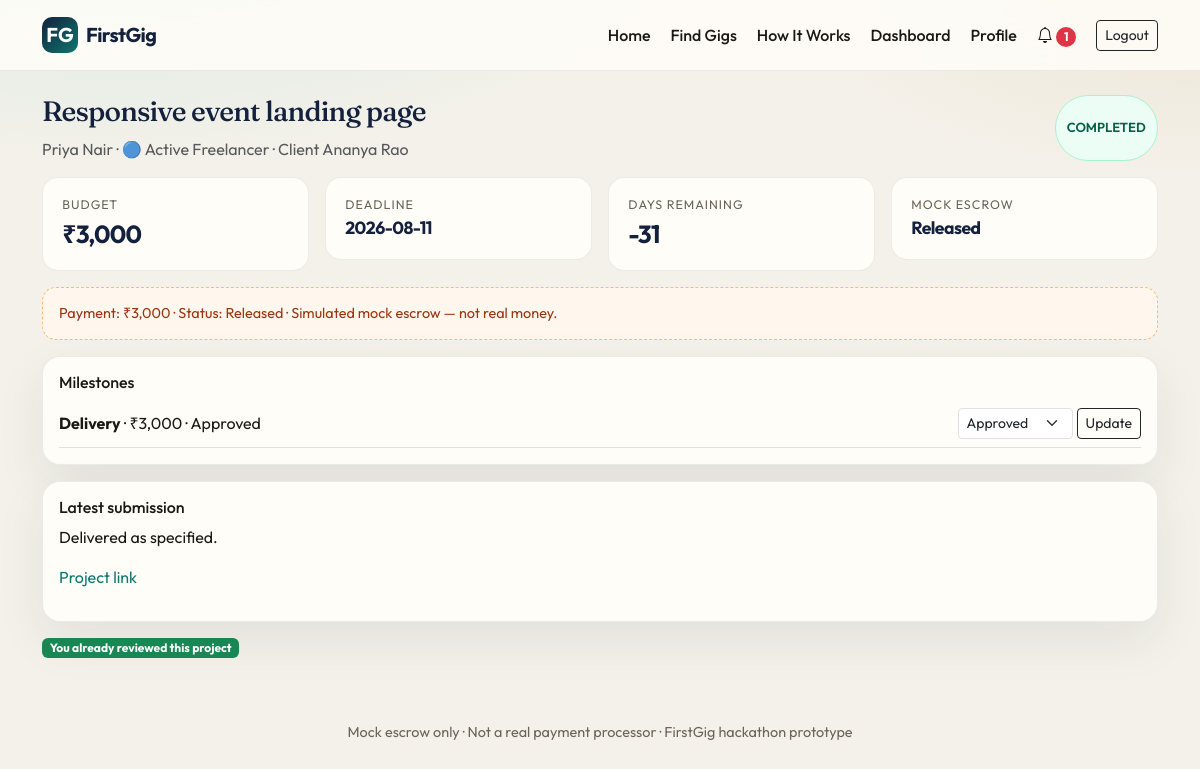
/projects/1 (signed in), run on the app's committed database.
### FIRSTGIG/models.py (models this page shows, shortened)
class Gig(db.Model):
    __tablename__ = "gigs"
    id = db.Column(db.Integer, primary_key=True)
    client_id = db.Column(db.Integer, db.ForeignKey("users.id"), nullable=False)
    title = db.Column(db.String(200), nullable=False)
    description = db.Column(db.Text, nullable=False)
    category = db.Column(db.String(80), nullable=False)
    required_skills = db.Column(db.Text, default="")
    budget = db.Column(db.Integer, nullable=False)
    deadline = db.Column(db.Date, nullable=False)
    difficulty = db.Column(db.String(20), default="Beginner")  # Beginner | Intermediate | Advanced
    status = db.Column(db.String(30), default="OPEN")  # OPEN | APPLIED | ASSIGNED | CLOSED | REMOVED
    requirements = db.Column(db.Text, default="")
    milestone_count = db.Column(db.Integer, default=1)
    created_at = db.Column(db.DateTime, default=datetime.utcnow)
    client = db.relationship("User", foreign_keys=[client_id])
    applications = db.relationship("Application", backref="gig", lazy="dynamic", cascade="all, delete-orphan")
    project = db.relationship("Project", backref="gig", uselist=False)

class User(UserMixin, db.Model):
    __tablename__ = "users"
    id = db.Column(db.Integer, primary_key=True)
    name = db.Column(db.String(120), nullable=False)
    email = db.Column(db.String(180), unique=True, nullable=False, index=True)
    password_hash = db.Column(db.String(255), nullable=False)
    role = db.Column(db.String(20), nullable=False, index=True)  # student | client | admin
    is_active_account = db.Column(db.Boolean, default=True)
    created_at = db.Column(db.DateTime, default=datetime.utcnow)
    student_profile = db.relationship("StudentProfile", backref="user", uselist=False, cascade="all, delete-orphan")
    client_profile = db.relationship("ClientProfile", backref="user", uselist=False, cascade="all, delete-orphan")
    notifications = db.relationship("Notification", backref="user", lazy="dynamic", cascade="all, delete-orphan")
    def is_student(self):
        return self.role == "student"
    def is_client(self):
        return self.role == "client"
    def is_admin(self):
        return self.role == "admin"
    @property
    def is_active(self):
        return bool(self.is_active_account)

class Project(db.Model):
    __tablename__ = "projects"
    id = db.Column(db.Integer, primary_key=True)
    gig_id = db.Column(db.Integer, db.ForeignKey("gigs.id"), nullable=False)
    client_id = db.Column(db.Integer, db.ForeignKey("users.id"), nullable=False)
    student_id = db.Column(db.Integer, db.ForeignKey("users.id"), nullable=False)
    budget = db.Column(db.Integer, nullable=False)
    start_date = db.Column(db.Date, default=date.today)
    deadline = db.Column(db.Date, nullable=False)
    status = db.Column(db.String(30), default="IN_PROGRESS")
    created_at = db.Column(db.DateTime, default=datetime.utcnow)
    completed_at = db.Column(db.DateTime)
    submission_message = db.Column(db.Text)
    submission_link = db.Column(db.String(400))
    submission_file = db.Column(db.String(255))
    submitted_at = db.Column(db.DateTime)
    change_request = db.Column(db.Text)
    student_explanation = db.Column(db.Text)
    client = db.relationship("User", foreign_keys=[client_id])
    student = db.relationship("User", foreign_keys=[student_id])
    milestones = db.relationship("Milestone", backref="project", cascade="all, delete-orphan", order_by="Milestone.id")
    payment = db.relationship("Payment", backref="project", uselist=False, cascade="all, delete-orphan")
    reviews = db.relationship("Review", backref="project", cascade="all, delete-orphan")
    disputes = db.relationship("Dispute", backref="project", cascade="all, delete-orphan")
    def days_remaining(self):
        if not self.deadline:
            return 0
        return (self.deadline - date.today()).days
    def deadline_tone(self):
        days = self.days_remaining()
        if self.status in ("COMPLETED", "REFUNDED", "CANCELLED"):
            return "done"
        if days < 0:
            return "overdue"
        if days <= 2:
            return "soon"
        return "ok"
    def is_participant(self, user_id):
        return user_id in (self.client_id, self.student_id)

class Payment(db.Model):
    __tablename__ = "payments"
    id = db.Column(db.Integer, primary_key=True)
    project_id = db.Column(db.Integer, db.ForeignKey("projects.id"), nullable=False)
    amount = db.Column(db.Integer, nullable=False)
    status = db.Column(db.String(30), default="Held")  # Pending | Held | Released | Refund Requested | Refunded
    created_at = db.Column(db.DateTime, default=datetime.utcnow)
    released_at = db.Column(db.DateTime)
    refunded_at = db.Column(db.DateTime)
    note = db.Column(db.String(255), default="Simulated mock escrow — not real money")

class Milestone(db.Model):
    __tablename__ = "milestones"
    id = db.Column(db.Integer, primary_key=True)
    project_id = db.Column(db.Integer, db.ForeignKey("projects.id"), nullable=False)
    title = db.Column(db.String(160), nullable=False)
    description = db.Column(db.Text, default="")
    amount = db.Column(db.Integer, nullable=False)
    deadline = db.Column(db.Date)
    status = db.Column(db.String(20), default="Pending")  # Pending | In Progress | Submitted | Approved

### FIRSTGIG/routes/projects.py (the view)
@projects_bp.route("/projects/<int:project_id>")
@login_required
def detail(project_id):
    project = Project.query.get_or_404(project_id)
    if not current_user.is_admin() and not project.is_participant(current_user.id):
        flash("You do not have access to this project.", "danger")
        return redirect(url_for("projects.list_projects"))
    my_review = Review.query.filter_by(project_id=project.id, reviewer_id=current_user.id).first()
    can_review = project.status == "COMPLETED" and project.is_participant(current_user.id) and not my_review
    portfolio_item = None
    if current_user.is_student() and current_user.student_profile:
        portfolio_item = Portfolio.query.filter_by(project_id=project.id, student_id=current_user.student_profile.id).first()
    student_level = level_for_completed(project.student.student_profile.completed_gigs if project.student.student_profile else 0)
    open_dispute = Dispute.query.filter_by(project_id=project.id).filter(Dispute.status != "Resolved").first()
    return render_template(
        "projects/detail.html",
        project=project,
        can_review=can_review,
        my_review=my_review,
        portfolio_item=portfolio_item,
        student_level=student_level,
        open_dispute=open_dispute,
    )

### FIRSTGIG/services/level_service.py (called while the page is built)
def level_for_completed(completed):
    completed = completed or 0
    for i, level in enumerate(LEVELS):
        if level["min"] <= completed <= level["max"]:
            nxt = LEVELS[i + 1] if i + 1 < len(LEVELS) else None
            toward = nxt["min"] if nxt else completed
            return {
                **level,
                "index": i,
                "completed": completed,
                "next_name": nxt["name"] if nxt else None,
                "next_icon": nxt["icon"] if nxt else None,
                "toward": toward,
                "progress_pct": 100 if not nxt else min(100, int((completed / toward) * 100) if toward else 100),
            }
    return {**LEVELS[-1], "index": len(LEVELS) - 1, "completed": completed, "next_name": None, "toward": completed, "progress_pct": 100}

### FIRSTGIG/services/notify.py (called while the page is built)
def mark_overdue_projects():
    open_statuses = ("IN_PROGRESS", "ASSIGNED", "SUBMITTED")
    projects = Project.query.filter(Project.status.in_(open_statuses)).all()
    changed = 0
    for p in projects:
        if p.deadline and p.deadline < datetime.utcnow().date():
            if p.status != "OVERDUE":
                p.status = "OVERDUE"
                notify(p.student_id, f"Project #{p.id} is overdue.", f"/projects/{p.id}")
                notify(p.client_id, f"Project #{p.id} is overdue.", f"/projects/{p.id}")
                changed += 1
    if changed:
        db.session.commit()
    return changed

### FIRSTGIG/templates/projects/detail.html (shortened to what this page needs)
{% extends "base.html" %}
{% block content %}
<div class="d-flex flex-wrap justify-content-between mb-3">
  <div>
    <h1 class="page-title h3">{{ project.gig.title }}</h1>
    <p class="text-muted mb-0">{{ project.student.name }} · {{ student_level.icon }} {{ student_level.name }} · Client {{ project.client.name }}</p>
  </div>
  <span class="badge-level">{{ project.status }}</span>
</div>
<div class="row g-3 mb-3">
  <div class="col-md-3"><div class="stat-card"><div class="k">Budget</div><div class="v">₹{{ "{:,}".format(project.budget) }}</div></div></div>
  <div class="col-md-3"><div class="stat-card"><div class="k">Deadline</div><div class="v" style="font-size:1.1rem">{{ project.deadline }}</div></div></div>
  <div class="col-md-3"><div class="stat-card"><div class="k">Days remaining</div><div class="v tone-{{ project.deadline_tone() }}">{{ project.days_remaining() }}
  </div></div></div>
  <div class="col-md-3"><div class="stat-card"><div class="k">Mock escrow</div><div class="v" style="font-size:1.1rem">{% if project.payment %}{{ project.payment.status }}{% else %}—{% endif %}</div></div></div>
</div>
<p class="escrow-banner">Payment: ₹{{ "{:,}".format(project.budget) }} · Status: {% if project.payment %}{{ project.payment.status }}{% endif %} · Simulated mock escrow — not real money.</p>
<div class="card-fg p-3 mb-3">
  <h2 class="h6">Milestones</h2>
  {% for m in project.milestones %}
    <div class="d-flex flex-wrap justify-content-between align-items-center border-bottom py-2">
      <div><strong>{{ m.title }}</strong> · ₹{{ "{:,}".format(m.amount) }} · {{ m.status }}</div>
      {% if current_user.is_student() and current_user.id == project.student_id %}
      <form method="post" action="{{ url_for('projects.milestone_status', project_id=project.id, mid=m.id) }}" class="d-flex gap-1">
        <select class="form-select form-select-sm" name="status"><option>In Progress</option><option>Submitted</option></select>
        <button class="btn btn-sm btn-outline-dark">Update</button>
      </form>
      {% elif current_user.is_client() and current_user.id == project.client_id %}
      <form method="post" action="{{ url_for('projects.milestone_status', project_id=project.id, mid=m.id) }}" class="d-flex gap-1">
        <select class="form-select form-select-sm" name="status"><option>Approved</option><option>In Progress</option></select>
        <button class="btn btn-sm btn-outline-dark">Update</button>
      </form>
      {% endif %}
    </div>
  {% endfor %}
</div>
{% if project.submission_message %}
<div class="card-fg p-3 mb-3">
  <h2 class="h6">Latest submission</h2>
  <p>{{ project.submission_message }}</p>
  {% if project.submission_link %}<p><a href="{{ project.submission_link }}" target="_blank" rel="noopener">Project link</a></p>{% endif %}
</div>
{% endif %}
<div class="mt-3 d-flex flex-wrap gap-2">
  {% if can_review %}
    <a class="btn btn-gold" href="{{ url_for('reviews.create_review', project_id=project.id) }}">Leave a verified review</a>
  {% elif project.status != 'COMPLETED' %}
    <button class="btn btn-outline-secondary" disabled>Reviews unlock after completion</button>
  {% elif my_review %}
    <span class="badge text-bg-success">You already reviewed this project</span>
  {% endif %}
</div>
{% endblock %}

### FIRSTGIG/static/css/style.css (style rules this page uses)
:root { --bg: #f4f1ea; --bg-2: #fffdf8; --ink: #1c1914; --muted: #6b6458; --line: rgba(28, 25, 20, 0.08); --teal: #0f766e; --teal-2: #14b8a6; --gold: #c4a35a; --navy: #14213d; --coral: #c45c26; --ok: #15803d; --warn: #b45309; --bad: #b91c1c; --shadow: 0 18px 50px rgba(20, 33, 61, 0.08); --radius: 18px; --font: "Outfit", system-ui, sans-serif; --serif: "Fraunces", Georgia, serif; }
* { box-sizing: border-box; }
html, body { margin: 0; padding: 0; }
body { font-family: var(--font); color: var(--ink); background: radial-gradient(1200px 500px at 10% -10%, rgba(20, 184, 166, 0.12), transparent 50%), radial-gradient(900px 400px at 100% 0%, rgba(196, 163, 90, 0.14), transparent 45%), var(--bg); min-height: 100vh; }
a { color: var(--teal); text-decoration: none; }
.card-fg { background: var(--bg-2); border: 1px solid var(--line); border-radius: var(--radius); box-shadow: var(--shadow); }
.stat-card { padding: 1.15rem 1.2rem; border-radius: 16px; background: var(--bg-2); border: 1px solid var(--line); }
.stat-card .k { font-size: 0.78rem; color: var(--muted); text-transform: uppercase; letter-spacing: 0.08em; }
.stat-card .v { font-size: 1.55rem; font-weight: 700; letter-spacing: -0.03em; color: var(--navy); }
.badge-level { display: inline-flex; align-items: center; gap: 0.35rem; padding: 0.35rem 0.7rem; border-radius: 999px; font-weight: 600; font-size: 0.82rem; background: #ecfdf5; color: #065f46; border: 1px solid #a7f3d0; }
.page-title { font-family: var(--serif); letter-spacing: -0.03em; color: var(--navy); }
.escrow-banner { border-radius: 14px; padding: 0.9rem 1rem; background: #fff7ed; border: 1px dashed #fdba74; color: #9a3412; font-size: 0.9rem; }

### data on the page
Gig: gig "Responsive event landing page"
User: student.name "Priya Nair"
User: client.name "Ananya Rao"
Project: status "COMPLETED", budget "3,000", deadline "2026-08-11", days_remaining "-31", submission_message "Delivered as specified."
Payment: payment.status "Released"
Milestone: title "Delivery", amount "3,000", status "Approved"

### other printed values
{{ unread_count }} "1"
{{ student_level.icon }} "🔵"
{{ student_level.name }} "Active Freelancer"
